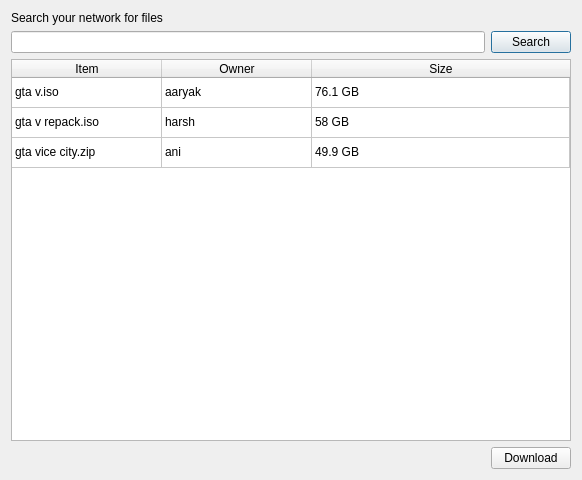
<?xml version="1.0" encoding="UTF-8"?>
<ui version="4.0">
 <class>FileSearchDialog</class>
 <widget class="QDialog" name="FileSearchDialog">
  <property name="geometry">
   <rect>
    <x>0</x>
    <y>0</y>
    <width>582</width>
    <height>480</height>
   </rect>
  </property>
  <property name="windowTitle">
   <string>File Search Dialog</string>
  </property>
  <layout class="QVBoxLayout" name="verticalLayout_2">
   <item>
    <layout class="QVBoxLayout" name="verticalLayout">
     <item>
      <widget class="QLabel" name="label">
       <property name="text">
        <string>Search your network for files</string>
       </property>
      </widget>
     </item>
     <item>
      <layout class="QHBoxLayout" name="horizontalLayout">
       <item>
        <widget class="QLineEdit" name="lineEdit"/>
       </item>
       <item>
        <widget class="QPushButton" name="pushButton">
         <property name="text">
          <string>Search</string>
         </property>
        </widget>
       </item>
      </layout>
     </item>
     <item>
      <widget class="QTableWidget" name="tableWidget">
       <property name="sizePolicy">
        <sizepolicy hsizetype="Expanding" vsizetype="Expanding">
         <horstretch>0</horstretch>
         <verstretch>0</verstretch>
        </sizepolicy>
       </property>
       <property name="layoutDirection">
        <enum>Qt::LeftToRight</enum>
       </property>
       <property name="frameShape">
        <enum>QFrame::StyledPanel</enum>
       </property>
       <property name="showGrid">
        <bool>true</bool>
       </property>
       <property name="gridStyle">
        <enum>Qt::SolidLine</enum>
       </property>
       <property name="sortingEnabled">
        <bool>false</bool>
       </property>
       <property name="wordWrap">
        <bool>true</bool>
       </property>
       <property name="cornerButtonEnabled">
        <bool>true</bool>
       </property>
       <attribute name="horizontalHeaderVisible">
        <bool>true</bool>
       </attribute>
       <attribute name="horizontalHeaderCascadingSectionResizes">
        <bool>false</bool>
       </attribute>
       <attribute name="horizontalHeaderDefaultSectionSize">
        <number>150</number>
       </attribute>
       <attribute name="horizontalHeaderStretchLastSection">
        <bool>true</bool>
       </attribute>
       <attribute name="verticalHeaderVisible">
        <bool>false</bool>
       </attribute>
       <attribute name="verticalHeaderStretchLastSection">
        <bool>false</bool>
       </attribute>
       <row>
        <property name="text">
         <string>1</string>
        </property>
       </row>
       <row>
        <property name="text">
         <string>2</string>
        </property>
       </row>
       <row>
        <property name="text">
         <string>3</string>
        </property>
       </row>
       <column>
        <property name="text">
         <string>Item</string>
        </property>
       </column>
       <column>
        <property name="text">
         <string>Owner</string>
        </property>
       </column>
       <column>
        <property name="text">
         <string>Size</string>
        </property>
       </column>
       <item row="0" column="0">
        <property name="text">
         <string>gta v.iso</string>
        </property>
       </item>
       <item row="0" column="1">
        <property name="text">
         <string>aaryak</string>
        </property>
       </item>
       <item row="0" column="2">
        <property name="text">
         <string>76.1 GB</string>
        </property>
       </item>
       <item row="1" column="0">
        <property name="text">
         <string>gta v repack.iso</string>
        </property>
       </item>
       <item row="1" column="1">
        <property name="text">
         <string>harsh</string>
        </property>
       </item>
       <item row="1" column="2">
        <property name="text">
         <string>58 GB</string>
        </property>
       </item>
       <item row="2" column="0">
        <property name="text">
         <string>gta vice city.zip</string>
        </property>
       </item>
       <item row="2" column="1">
        <property name="text">
         <string>ani</string>
        </property>
       </item>
       <item row="2" column="2">
        <property name="text">
         <string>49.9 GB</string>
        </property>
       </item>
      </widget>
     </item>
     <item>
      <layout class="QHBoxLayout" name="horizontalLayout_2">
       <item>
        <spacer name="horizontalSpacer">
         <property name="orientation">
          <enum>Qt::Horizontal</enum>
         </property>
         <property name="sizeHint" stdset="0">
          <size>
           <width>40</width>
           <height>20</height>
          </size>
         </property>
        </spacer>
       </item>
       <item>
        <widget class="QPushButton" name="pushButton_2">
         <property name="text">
          <string>Download</string>
         </property>
        </widget>
       </item>
      </layout>
     </item>
    </layout>
   </item>
  </layout>
 </widget>
 <resources/>
 <connections/>
</ui>
